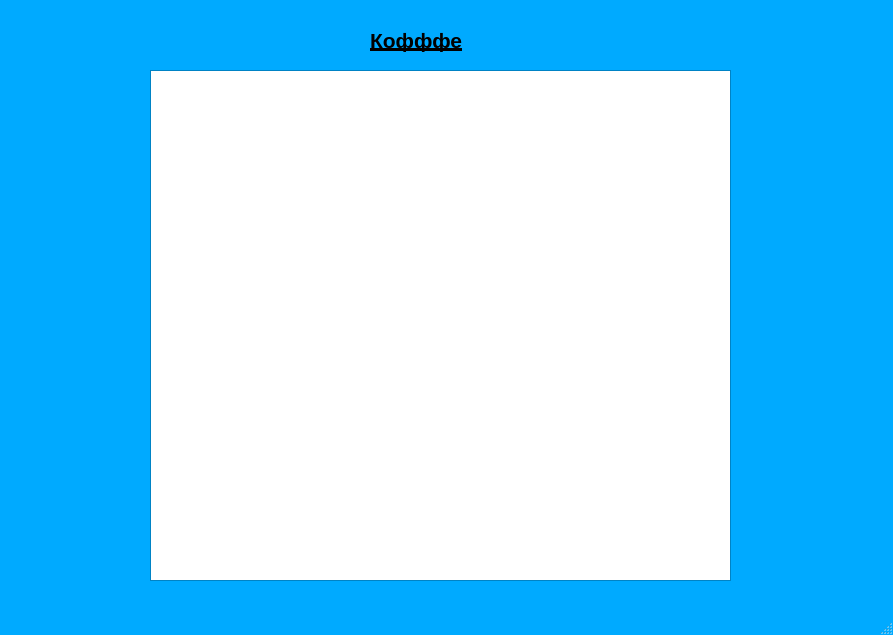
<?xml version="1.0" encoding="UTF-8"?>
<ui version="4.0">
 <class>MainWindow</class>
 <widget class="QMainWindow" name="MainWindow">
  <property name="geometry">
   <rect>
    <x>0</x>
    <y>0</y>
    <width>893</width>
    <height>635</height>
   </rect>
  </property>
  <property name="palette">
   <palette>
    <active>
     <colorrole role="WindowText">
      <brush brushstyle="SolidPattern">
       <color alpha="255">
        <red>0</red>
        <green>0</green>
        <blue>0</blue>
       </color>
      </brush>
     </colorrole>
     <colorrole role="Button">
      <brush brushstyle="SolidPattern">
       <color alpha="255">
        <red>0</red>
        <green>170</green>
        <blue>255</blue>
       </color>
      </brush>
     </colorrole>
     <colorrole role="Light">
      <brush brushstyle="SolidPattern">
       <color alpha="255">
        <red>127</red>
        <green>213</green>
        <blue>255</blue>
       </color>
      </brush>
     </colorrole>
     <colorrole role="Midlight">
      <brush brushstyle="SolidPattern">
       <color alpha="255">
        <red>63</red>
        <green>191</green>
        <blue>255</blue>
       </color>
      </brush>
     </colorrole>
     <colorrole role="Dark">
      <brush brushstyle="SolidPattern">
       <color alpha="255">
        <red>0</red>
        <green>85</green>
        <blue>127</blue>
       </color>
      </brush>
     </colorrole>
     <colorrole role="Mid">
      <brush brushstyle="SolidPattern">
       <color alpha="255">
        <red>0</red>
        <green>113</green>
        <blue>170</blue>
       </color>
      </brush>
     </colorrole>
     <colorrole role="Text">
      <brush brushstyle="SolidPattern">
       <color alpha="255">
        <red>0</red>
        <green>0</green>
        <blue>0</blue>
       </color>
      </brush>
     </colorrole>
     <colorrole role="BrightText">
      <brush brushstyle="SolidPattern">
       <color alpha="255">
        <red>255</red>
        <green>255</green>
        <blue>255</blue>
       </color>
      </brush>
     </colorrole>
     <colorrole role="ButtonText">
      <brush brushstyle="SolidPattern">
       <color alpha="255">
        <red>0</red>
        <green>0</green>
        <blue>0</blue>
       </color>
      </brush>
     </colorrole>
     <colorrole role="Base">
      <brush brushstyle="SolidPattern">
       <color alpha="255">
        <red>255</red>
        <green>255</green>
        <blue>255</blue>
       </color>
      </brush>
     </colorrole>
     <colorrole role="Window">
      <brush brushstyle="SolidPattern">
       <color alpha="255">
        <red>0</red>
        <green>170</green>
        <blue>255</blue>
       </color>
      </brush>
     </colorrole>
     <colorrole role="Shadow">
      <brush brushstyle="SolidPattern">
       <color alpha="255">
        <red>0</red>
        <green>0</green>
        <blue>0</blue>
       </color>
      </brush>
     </colorrole>
     <colorrole role="AlternateBase">
      <brush brushstyle="SolidPattern">
       <color alpha="255">
        <red>127</red>
        <green>212</green>
        <blue>255</blue>
       </color>
      </brush>
     </colorrole>
     <colorrole role="ToolTipBase">
      <brush brushstyle="SolidPattern">
       <color alpha="255">
        <red>255</red>
        <green>255</green>
        <blue>220</blue>
       </color>
      </brush>
     </colorrole>
     <colorrole role="ToolTipText">
      <brush brushstyle="SolidPattern">
       <color alpha="255">
        <red>0</red>
        <green>0</green>
        <blue>0</blue>
       </color>
      </brush>
     </colorrole>
    </active>
    <inactive>
     <colorrole role="WindowText">
      <brush brushstyle="SolidPattern">
       <color alpha="255">
        <red>0</red>
        <green>0</green>
        <blue>0</blue>
       </color>
      </brush>
     </colorrole>
     <colorrole role="Button">
      <brush brushstyle="SolidPattern">
       <color alpha="255">
        <red>0</red>
        <green>170</green>
        <blue>255</blue>
       </color>
      </brush>
     </colorrole>
     <colorrole role="Light">
      <brush brushstyle="SolidPattern">
       <color alpha="255">
        <red>127</red>
        <green>213</green>
        <blue>255</blue>
       </color>
      </brush>
     </colorrole>
     <colorrole role="Midlight">
      <brush brushstyle="SolidPattern">
       <color alpha="255">
        <red>63</red>
        <green>191</green>
        <blue>255</blue>
       </color>
      </brush>
     </colorrole>
     <colorrole role="Dark">
      <brush brushstyle="SolidPattern">
       <color alpha="255">
        <red>0</red>
        <green>85</green>
        <blue>127</blue>
       </color>
      </brush>
     </colorrole>
     <colorrole role="Mid">
      <brush brushstyle="SolidPattern">
       <color alpha="255">
        <red>0</red>
        <green>113</green>
        <blue>170</blue>
       </color>
      </brush>
     </colorrole>
     <colorrole role="Text">
      <brush brushstyle="SolidPattern">
       <color alpha="255">
        <red>0</red>
        <green>0</green>
        <blue>0</blue>
       </color>
      </brush>
     </colorrole>
     <colorrole role="BrightText">
      <brush brushstyle="SolidPattern">
       <color alpha="255">
        <red>255</red>
        <green>255</green>
        <blue>255</blue>
       </color>
      </brush>
     </colorrole>
     <colorrole role="ButtonText">
      <brush brushstyle="SolidPattern">
       <color alpha="255">
        <red>0</red>
        <green>0</green>
        <blue>0</blue>
       </color>
      </brush>
     </colorrole>
     <colorrole role="Base">
      <brush brushstyle="SolidPattern">
       <color alpha="255">
        <red>255</red>
        <green>255</green>
        <blue>255</blue>
       </color>
      </brush>
     </colorrole>
     <colorrole role="Window">
      <brush brushstyle="SolidPattern">
       <color alpha="255">
        <red>0</red>
        <green>170</green>
        <blue>255</blue>
       </color>
      </brush>
     </colorrole>
     <colorrole role="Shadow">
      <brush brushstyle="SolidPattern">
       <color alpha="255">
        <red>0</red>
        <green>0</green>
        <blue>0</blue>
       </color>
      </brush>
     </colorrole>
     <colorrole role="AlternateBase">
      <brush brushstyle="SolidPattern">
       <color alpha="255">
        <red>127</red>
        <green>212</green>
        <blue>255</blue>
       </color>
      </brush>
     </colorrole>
     <colorrole role="ToolTipBase">
      <brush brushstyle="SolidPattern">
       <color alpha="255">
        <red>255</red>
        <green>255</green>
        <blue>220</blue>
       </color>
      </brush>
     </colorrole>
     <colorrole role="ToolTipText">
      <brush brushstyle="SolidPattern">
       <color alpha="255">
        <red>0</red>
        <green>0</green>
        <blue>0</blue>
       </color>
      </brush>
     </colorrole>
    </inactive>
    <disabled>
     <colorrole role="WindowText">
      <brush brushstyle="SolidPattern">
       <color alpha="255">
        <red>0</red>
        <green>85</green>
        <blue>127</blue>
       </color>
      </brush>
     </colorrole>
     <colorrole role="Button">
      <brush brushstyle="SolidPattern">
       <color alpha="255">
        <red>0</red>
        <green>170</green>
        <blue>255</blue>
       </color>
      </brush>
     </colorrole>
     <colorrole role="Light">
      <brush brushstyle="SolidPattern">
       <color alpha="255">
        <red>127</red>
        <green>213</green>
        <blue>255</blue>
       </color>
      </brush>
     </colorrole>
     <colorrole role="Midlight">
      <brush brushstyle="SolidPattern">
       <color alpha="255">
        <red>63</red>
        <green>191</green>
        <blue>255</blue>
       </color>
      </brush>
     </colorrole>
     <colorrole role="Dark">
      <brush brushstyle="SolidPattern">
       <color alpha="255">
        <red>0</red>
        <green>85</green>
        <blue>127</blue>
       </color>
      </brush>
     </colorrole>
     <colorrole role="Mid">
      <brush brushstyle="SolidPattern">
       <color alpha="255">
        <red>0</red>
        <green>113</green>
        <blue>170</blue>
       </color>
      </brush>
     </colorrole>
     <colorrole role="Text">
      <brush brushstyle="SolidPattern">
       <color alpha="255">
        <red>0</red>
        <green>85</green>
        <blue>127</blue>
       </color>
      </brush>
     </colorrole>
     <colorrole role="BrightText">
      <brush brushstyle="SolidPattern">
       <color alpha="255">
        <red>255</red>
        <green>255</green>
        <blue>255</blue>
       </color>
      </brush>
     </colorrole>
     <colorrole role="ButtonText">
      <brush brushstyle="SolidPattern">
       <color alpha="255">
        <red>0</red>
        <green>85</green>
        <blue>127</blue>
       </color>
      </brush>
     </colorrole>
     <colorrole role="Base">
      <brush brushstyle="SolidPattern">
       <color alpha="255">
        <red>0</red>
        <green>170</green>
        <blue>255</blue>
       </color>
      </brush>
     </colorrole>
     <colorrole role="Window">
      <brush brushstyle="SolidPattern">
       <color alpha="255">
        <red>0</red>
        <green>170</green>
        <blue>255</blue>
       </color>
      </brush>
     </colorrole>
     <colorrole role="Shadow">
      <brush brushstyle="SolidPattern">
       <color alpha="255">
        <red>0</red>
        <green>0</green>
        <blue>0</blue>
       </color>
      </brush>
     </colorrole>
     <colorrole role="AlternateBase">
      <brush brushstyle="SolidPattern">
       <color alpha="255">
        <red>0</red>
        <green>170</green>
        <blue>255</blue>
       </color>
      </brush>
     </colorrole>
     <colorrole role="ToolTipBase">
      <brush brushstyle="SolidPattern">
       <color alpha="255">
        <red>255</red>
        <green>255</green>
        <blue>220</blue>
       </color>
      </brush>
     </colorrole>
     <colorrole role="ToolTipText">
      <brush brushstyle="SolidPattern">
       <color alpha="255">
        <red>0</red>
        <green>0</green>
        <blue>0</blue>
       </color>
      </brush>
     </colorrole>
    </disabled>
   </palette>
  </property>
  <property name="windowTitle">
   <string>MainWindow</string>
  </property>
  <widget class="QWidget" name="centralwidget">
   <widget class="QTableView" name="tableView">
    <property name="geometry">
     <rect>
      <x>150</x>
      <y>70</y>
      <width>581</width>
      <height>511</height>
     </rect>
    </property>
   </widget>
   <widget class="QLabel" name="label">
    <property name="geometry">
     <rect>
      <x>370</x>
      <y>20</y>
      <width>131</width>
      <height>41</height>
     </rect>
    </property>
    <property name="font">
     <font>
      <pointsize>16</pointsize>
      <weight>75</weight>
      <bold>true</bold>
      <underline>true</underline>
     </font>
    </property>
    <property name="text">
     <string>Кофффе</string>
    </property>
   </widget>
  </widget>
  <widget class="QMenuBar" name="menubar">
   <property name="geometry">
    <rect>
     <x>0</x>
     <y>0</y>
     <width>893</width>
     <height>26</height>
    </rect>
   </property>
  </widget>
  <widget class="QStatusBar" name="statusbar"/>
 </widget>
 <resources/>
 <connections/>
</ui>
